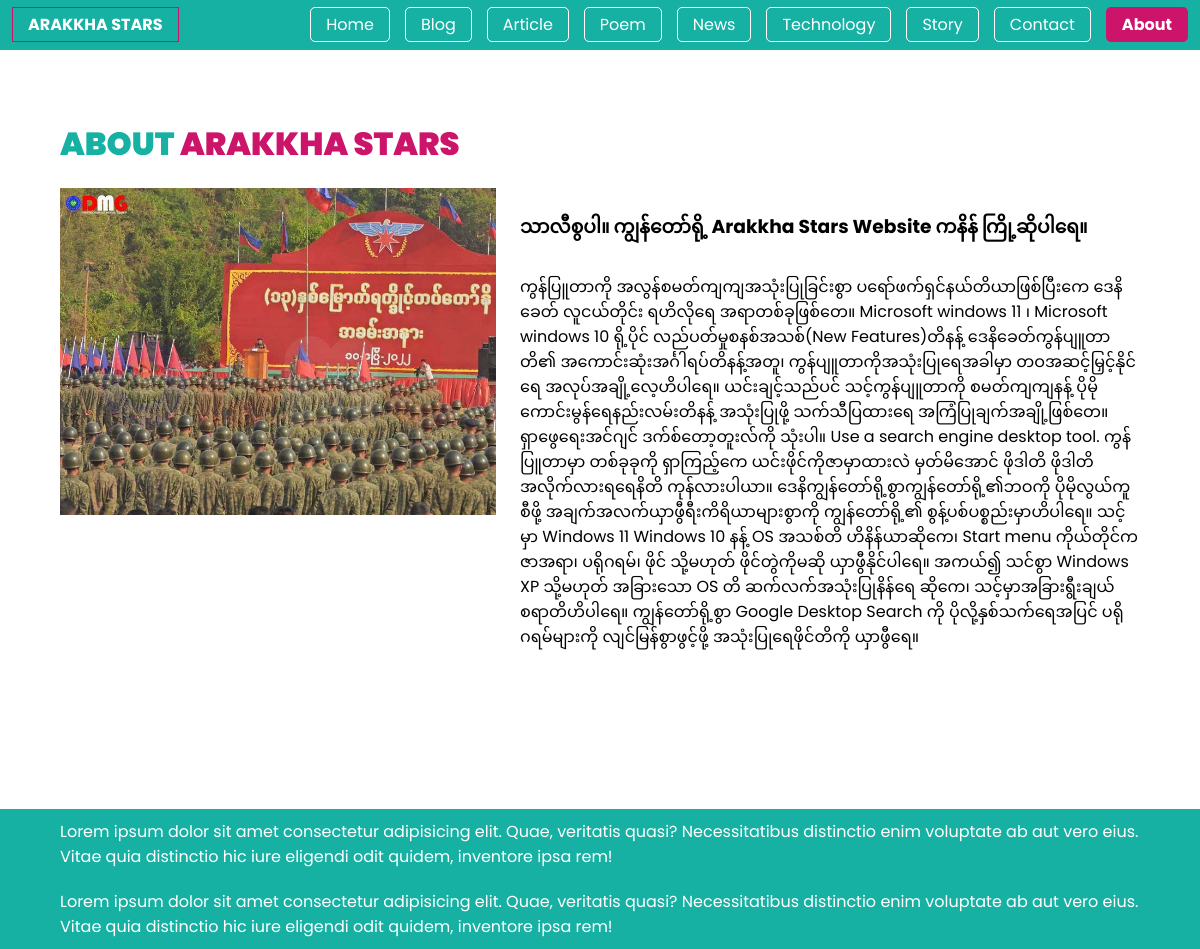
The page /about/ on the database its author committed.
### base/models.py (models this page shows, shortened)
class Category(models.Model):
    name = models.CharField(max_length=255)
    slug = models.SlugField(
            default='',
            editable=False,
            unique=True,blank=True,null=True
        )
    order = models.IntegerField(blank=True,null=True)
    class Meta:
        verbose_name = ("categories")
        verbose_name_plural = ("categories")
    class Meta:
        ordering=['-order']

class About(models.Model):
    title = models.CharField(max_length=255)
    content = models.TextField()
    image = models.ImageField(upload_to = 'static/%Y/%m/%d/about', blank= True,null=True,default='static/assets/img/hero-bg.jpg')
    class Meta:
        verbose_name = ("About")
        verbose_name_plural = ("Abouts")

### base/views.py (the view)
# urls.py: path('about/',views.about_page_views,name="aboutpage"),
def about_page_views(request):
    about = About.objects.first()
    categories=Category.objects.all()
    context = {'about':about,'categories':categories}
    return render(request,'pages/about.html',context)

### base/templates/pages/about.html
{% extends 'pages/main.html' %} {% load static %} {% block content %} {% include
'header/header.html'%}
<main style="height: 98vh">
  <div class="main-container">
    <div class="pt-25">
      <h1 class="fw-bold">
        <span class="text-about">ABOUT</span>
        <span class="text-danger">ARAKKHA STARS</span>
      </h1>
      <div class="row py-20">
        <div class="col-lg-5">
          <img src="{{about.image.url}}" class="img-fluid" alt="" />
        </div>
        <div class="col-lg-7">
          <h3 class="pt-20">{{about.title}}</h3>
          <div class="pt-25 line-height-20">{{about.content}}</div>
        </div>
      </div>
    </div>
  </div>
</main>
{% include 'footer/footer.html' %} {% endblock content %}

### base/templates/header/header.html (shortened to what this page needs)
<header>
  <nav class="navbar">
    <div class="logo">
      <a href="{% url 'homepage' %}"><span>ARAKKHA STARS</span></a>
    </div>
    <ul class="d-none" id="navbar">
      {% url 'homepage' as url %}
      <li>
        <a href="{% url 'homepage' %}" class="{% if request.path == url %}active{% endif %}">Home</a>
      </li>
      {% for category in categories %}
      {% url 'eachcategories_page' category.slug as url %}
      <li>
        <a href="{% url 'eachcategories_page' category.slug %}"
           class="{% if request.path == url %}active{% endif %}">{{category.name}}</a
        >
      </li>
      {% endfor %}
      {% url 'contactpage' as url %}
      <li>
        <a href="{% url 'contactpage' %}" class="{% if request.path == url %}active{% endif %}">Contact</a>
      </li>
      {% url 'aboutpage' as url %}
      <li>
        <a href="{% url 'aboutpage' %}" class="{% if request.path == url %}active{% endif %}">About</a>
      </li>
    </ul>
  </nav>
</header>

### base/static/css/main.css (style rules this page uses)
* { padding: 0; margin: 0; box-sizing: border-box; }
body { background-color: #fff; }
a { text-decoration: none; color: #fff; }
li { list-style: none; }
header { width: 100%; height: 50px; position: fixed; line-height: 50px; background-color: rgb(23, 177, 164); }
.logo { white-space: nowrap; }
.logo span { color: #fff; font-weight: bold; border: 1px solid #cc146a; padding: 5px 15px; }
.img-fluid { width: 100%; }
.navbar { width: 98%; margin: auto; display: flex; flex-wrap: nowrap; }
.navbar ul { display: flex; flex-wrap: nowrap; margin-left: auto; }
.navbar ul li { padding-left: 15px; }
.navbar ul li a { padding: 5px 15px; border-radius: 5px; border: 1px solid #fff; }
.navbar ul li .active { background-color: #cc146a; border: 1px solid transparent; font-weight: bold; }
main { width: 90%; margin-left: auto; margin-right: auto; padding-top: 50px; padding-bottom: 50px; }
.main-container { padding-top: 20px; }
.row { --bs-gutter-x: 1.5rem; --bs-gutter-y: 0; display: flex; flex-wrap: wrap; margin-top: calc(var(--bs-gutter-y) * -1); margin-right: calc(var(--bs-gutter-x) * -0.5); margin-left: calc(var(--bs-gutter-x) * -0.5); }
.row > * { flex-shrink: 0; width: 100%; max-width: 100%; padding-right: calc(var(--bs-gutter-x) * 0.5); padding-left: calc(var(--bs-gutter-x) * 0.5); margin-top: var(--bs-gutter-y); }
.col, .col-1, .col-10, .col-11, .col-12, .col-2, .col-3, .col-4, .col-5, .col-6, .col-7, .col-8, .col-9, .col-auto, .col-lg, .col-lg-1, .col-lg-10, .col-lg-11, .col-lg-12, .col-lg-2, .col-lg-3, .col-lg-4, .col-lg-5, .col-lg-6, .col-lg-7, .col-lg-8, .col-lg-9, .col-lg-auto, .col-md, .col-md-1, .col-md-10, .col-md-11, .col-md-12, .col-md-2, .col-md-3, .col-md-4, .col-md-5, .col-md-6, .col-md-7, .col-md-8, .col-md-9, .col-md-auto, .col-sm, .col-sm-1, .col-sm-10, .col-sm-11, .col-sm-12, .col-sm-2, .col-sm-3, .col-sm-4, .col-sm-5, .col-sm-6, .col-sm-7, .col-sm-8, .col-sm-9, .col-sm-auto, .col-xl, .col-xl-1, .col-xl-10, .col-xl-11, .col-xl-12, .col-xl-2, .col-xl-3, .col-xl-4, .col-xl-5, .col-xl-6, .col-xl-7, .col-xl-8, .col-xl-9, .col-xl-auto { width: 100%; min-height: 1px; }
.pt-20 { padding-top: 20px; }
.pt-25 { padding-top: 25px; }
.py-20 { padding-top: 20px; padding-bottom: 20px; }
.line-height-20 { line-height: 25px; }
.d-none { display: none; }
.text-about { color: rgb(23, 177, 164); }
.text-danger { color: #cc146a; }
.fw-bold { font-weight: 900; }

### base/templates/pages/main.html (style rules this page uses)
body { font-family: "Poppins", sans-serif; }

### rows shown on the page
Category: name "Blog"
Category: name "Article"
Category: name "Poem"
Category: name "News"
Category: name "Technology"
Category: name "Story"
About: image (picture), title "သာလီစွပါ။ ကျွန်တော်ရို့ Arakkha Stars Website ကနိန် ကြို့ဆိုပါရေ။", content "ကွန်ပြူတာကို အလွန်စမတ်ကျကျအသုံးပြုခြင်းစွာ ပရော်ဖက်ရှင်နယ်တိယာဖြစ်ပြီးကေ ဒေနိခေတ် လူငယ်တိုင်း ရဟိလိုရေ အရာတစ်ခုဖြစ်တေ။ Microsoft windows 11 ၊ Microsoft windows 10 ရို့ပိုင် လည်ပတ်မှုစနစ်အသစ်(New Features)တိနန့် ဒေနိခေတ်ကွန်ပျူတာတိ၏ အကောင်းဆုံးအင်္ဂါရပ်တိနန့်အတူ၊ ကွန်ပျူတာကိုအသုံးပြုရေအခါမှာ တဝအဆင့်မြှင့်နိုင်ရေ အလုပ်အချို့လေ့ဟိပါရေ။ ယင်းချင့်သည်ပင် သင့်ကွန်ပျူတာကို စမတ်ကျကျနန့် ပိုမိုကောင်းမွန်ရေနည်းလမ်းတိနန့် အသုံးပြုဖို့ သက်သီပြထားရေ အကြံပြုချက်အချို့ဖြစ်တေ။ ရှာဖွေရေးအင်ဂျင် ဒက်စ်တော့တူးလ်ကို သုံးပါ။ Use a search engine desktop tool. ကွန်ပြူတာမှာ တစ်ခုခုကို ရှာကြည့်ကေ ယင်းဖိုင်ကိုဇာမှာထားလဲ မှတ်မိအောင် ဖိုဒါတိ ဖိုဒါတိ အလိုက်လားရရေနိတိ ကုန်လားပါယာ။ ဒေနိကျွန်တော်ရို့စွာကျွန်တော်ရို့၏ဘဝကို…"
